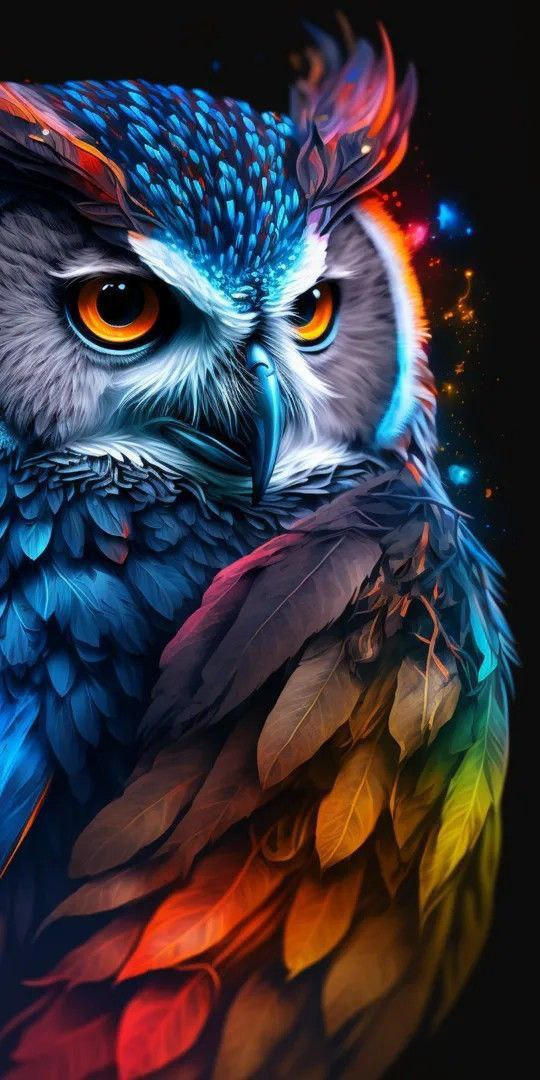
#> input picture 05-resize_crop.py/PP.py/pp.jpg.jpg, 540 x 1080 px
$ python pp.py
#> lines starting #> are read from the running program, lines starting #| are printed output that depends on the picture
import cv2

img = cv2.imread("pp.jpg.jpg")
#> img is the input picture: shape (1080, 540, 3); mean B, G, R 61.6, 52.3, 56.4
cv2.imshow("orijinal", img)
print("dimension :", img.shape)
#| dimension : (1080, 540, 3)

img_resize = cv2.resize(img,(550, 500))
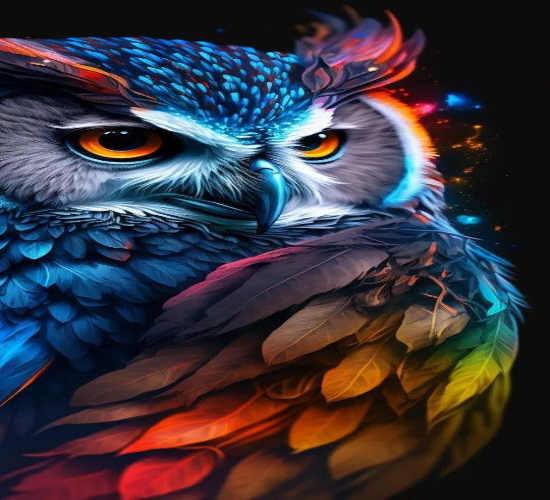
#> img_resize: shape (500, 550, 3); mean B, G, R 61.5, 52.2, 56.3
cv2.imshow("re_img", img_resize)

cv2.imwrite("resizeimage.jpg", img_resize)
cv2.imshow("resizeimage.jpg", img_resize)
cv2.destroyAllWindows()
